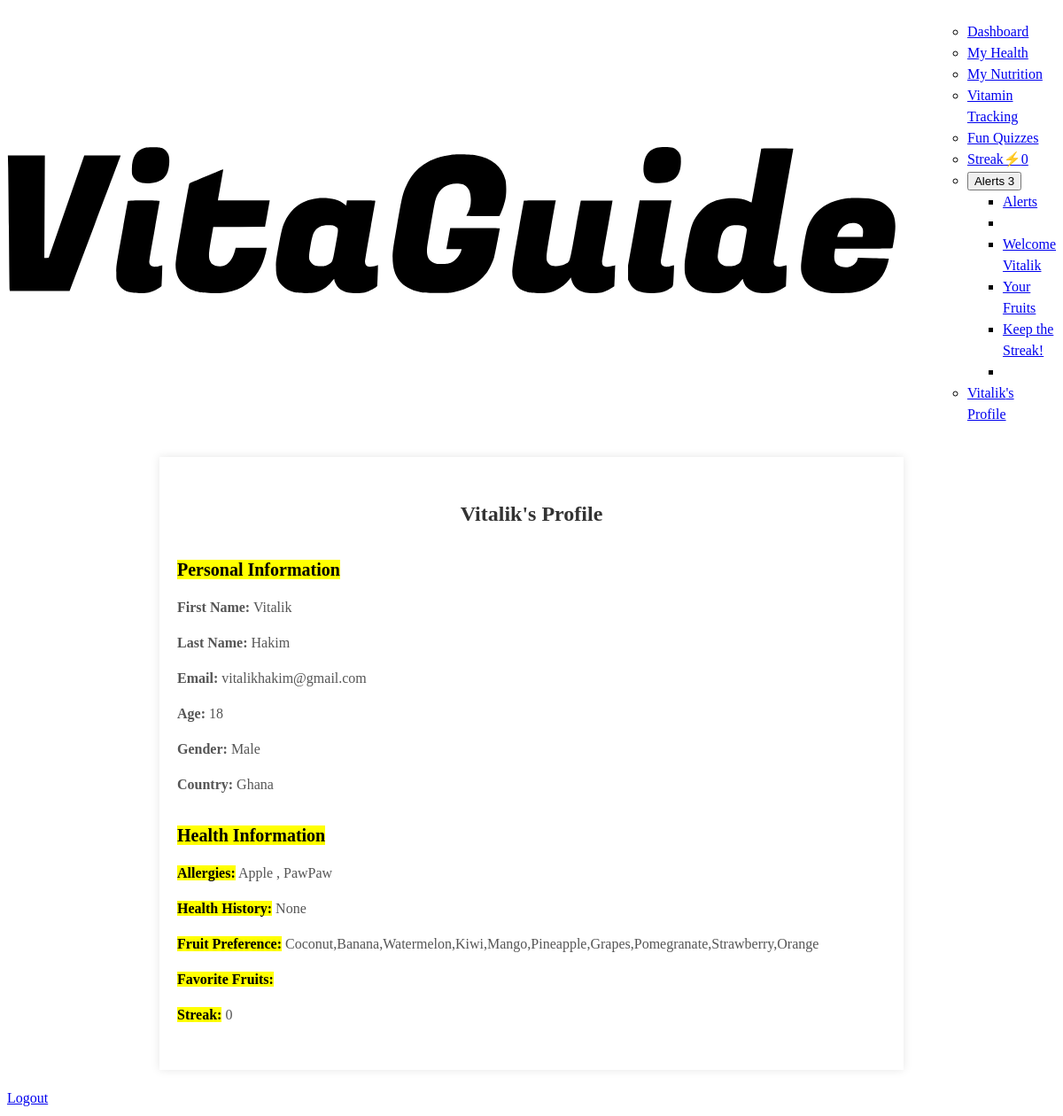
The app's page /profile (signed in), older data.
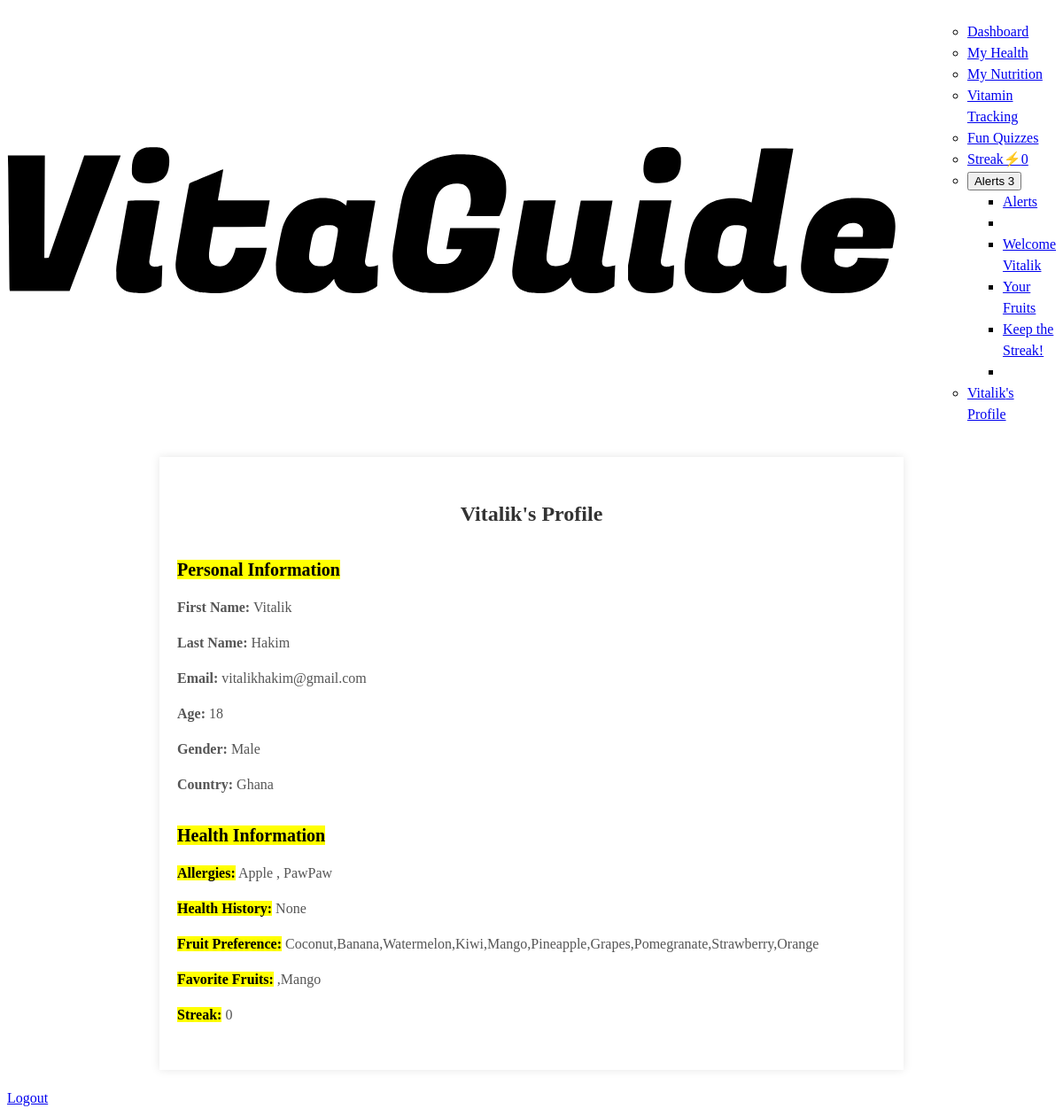
The same page, newer data.
### main.py (models this page shows)
class User(UserMixin, db.Model):
    id = db.Column(db.Integer, primary_key=True)
    username = db.Column(db.String(20), unique=True, nullable=False)
    password = db.Column(db.String(20), nullable=False)
    first_name = db.Column(db.String(20), nullable=False)
    last_name = db.Column(db.String(20), nullable=False)
    email = db.Column(db.String(50), nullable=False)
    nationality = db.Column(db.Text, nullable=True)
    gender = db.Column(db.String(10), nullable=True)
    weight = db.Column(db.Text, nullable=True)
    height = db.Column(db.Text, nullable=True)
    allergies = db.Column(db.Text, nullable=True)
    health_history = db.Column(db.Text, nullable=True)
    fruit_preference = db.Column(db.Text, nullable=True)
    age = db.Column(db.Text, nullable=True)
    wizard_done = db.Column(db.Boolean, default=False)
    user_streak = db.Column(db.Integer)
    fav_fruits = db.Column(db.Text, nullable=True)

### main.py (the view)
@app.route('/profile', methods=['GET', 'POST'])
@login_required
def profile():
    return render_template('profile.html',current_user=current_user)

### main.py (called while the page is built)
@login_manager.user_loader
def load_user(user_id):
    return User.query.get(int(user_id))

### templates/profile.html (shortened to what this page needs)
{% extends 'base.html' %} {% block content %}
<link
  rel="stylesheet"
  href="{{ url_for('static', filename='css/dashboard.css') }}"
/>
<link
  rel="stylesheet"
  href="{{ url_for('static', filename='css/profile.css') }}"
/>
<nav class="menu-items-wrapper navbar">
  <a class="navbar-logo" href="#">
    <img src="../static/img/vitaguide.svg" alt="logo" />
  </a>
  <ul class="links">
    <nav class="menu-items-wrapper navbar style-green">
      <ul class="links">
        <li class="menu-item"><a href="/dashboard">Dashboard</a></li>
        <li class="menu-item"><a href="/myhealth">My Health</a></li>
        <li class="menu-item"><a href="/mynutrition">My Nutrition</a></li>
        <li class="menu-item"><a href="/tracking">Vitamin Tracking</a></li>
        <li class="menu-item"><a href="/quizzes">Fun Quizzes</a></li>
        <li class="menu-item">
          <a href="#">Streak⚡{{ current_user.user_streak}}</a>
        </li>
        <li class="menu-item">
          <a href="#"
            ><div class="dropdown-wrapper">
              <button
                id="my-dropdown-toggle"
                class="button style-green dropdown-toggle"
                aria-expanded="false"
              >
                Alerts
                <span class="my-badge badge style-red edge-circle pulse"
                  >3</span
                >
              </button>
              <ul
                class="dropdown menu-items-wrapper"
                aria-labelledby="my-dropdown-toggle"
              >
                <li class="menu-item"><a href="#">Alerts</a></li>
                <li role="separator" class="menu-item separator"></li>
                <li class="menu-item">
                  <a href="#">Welcome {{ current_user.first_name}}</a>
                </li>
                <li class="menu-item"><a href="/dashboard">Your Fruits</a></li>
                <li class="menu-item"><a href="#">Keep the Streak!</a></li>
                <li aria-hidden="true"></li>
              </ul>
            </div>
          </a>
        </li>
        <li class="menu-item active">
          <a href="/profile">{{ current_user.first_name}}'s Profile</a>
        </li>
      </ul>
    </nav>
  </ul>
</nav>
<div class="profile-container">
  <div class="profile-header">
    <h1>{{ current_user.first_name }}'s Profile</h1>
  </div>
  <div class="profile-section">
    <h2><mark class="style-accent inline">Personal Information</mark></h2>
    <div class="profile-details">
      <p><strong>First Name:</strong> {{ current_user.first_name }}</p>
      <p><strong>Last Name:</strong> {{ current_user.last_name }}</p>
      <p><strong>Email:</strong> {{ current_user.email }}</p>
      <p><strong>Age:</strong> {{ current_user.age }}</p>
      <p><strong>Gender:</strong> {{ current_user.gender }}</p>
      <p><strong>Country:</strong> {{ current_user.nationality }}</p>
    </div>
  </div>
  <div class="profile-section">
    <h2><mark class="style-green inline">Health Information</mark></h2>
    <div class="profile-details">
      <p>
        <strong><mark class="style-red">Allergies:</mark></strong> {{
        current_user.allergies }}
      </p>
      <p>
        <strong><mark class="style-purple">Health History:</mark></strong>
        {{ current_user.health_history }}
      </p>
      <p>
        <strong><mark class="style-orange">Fruit Preference:</mark></strong> {{
        current_user.fruit_preference }}
      </p>
      <p>
        <strong><mark class="style-pink">Favorite Fruits:</mark></strong> {{
        current_user.fav_fruits }}
      </p>
      <p>
        <strong><mark class="style-yellow">Streak:</mark></strong> {{
        current_user.user_streak }}
      </p>
    </div>
  </div>
</div>
<a
  href="/logout"
  class="button style-red position-absolute place-bottom place-right"
  >Logout</a
>
{% endblock %}

### templates/base.html (shortened to what this page needs)
<!DOCTYPE html>
<html lang="en">
  <head>
    <link
      href="https://cdn.jsdelivr.net/npm/flatifycss/dist/css/flatify.min.css"
      rel="stylesheet"
    />
  </head>
  <body>
    {% block content %}{% endblock %}
  </body>
</html>

### static/css/dashboard.css (style rules this page uses)
body { font-size: 16px; line-height: 1.5; }
img { max-width: 100%; height: auto; }
.navbar { display: flex; justify-content: space-between; align-items: center; }
h1, h3 { color: #1cb0fc; text-align: center; margin-bottom: 20px; padding: 10px; }

### static/css/profile.css (style rules this page uses)
.profile-container { max-width: 800px; margin: 20px auto; background-color: #fff; padding: 20px; box-shadow: 0 0 10px rgba(0, 0, 0, 0.1); }
.profile-header h1 { font-size: 24px; margin-bottom: 20px; color: #333; }
.profile-section { margin-bottom: 30px; }
.profile-section h2 { font-size: 20px; margin-bottom: 10px; color: #333; }
.profile-details p { margin-bottom: 10px; color: #555; }

Row changes from the older to the newer data that the page shows:
changed User "Vitalik": fav_fruits (not shown) → ",Mango"
